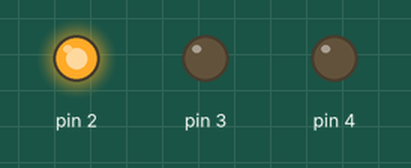
Recording of a sketch running on a simulated Arduino Uno, built with avr-gcc and run on an emulated ATmega328P. Parts: output pins drawn as LEDs (lit = HIGH).

Above: at 5.0 s.
At 15.0 s:
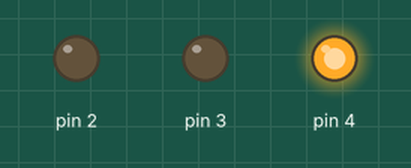
At 21.5 s:
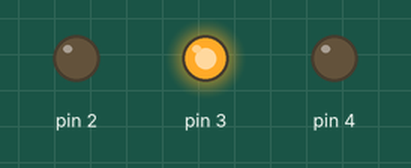
Timing chart, 0 to 29.9 s (numbered marks = the images above):
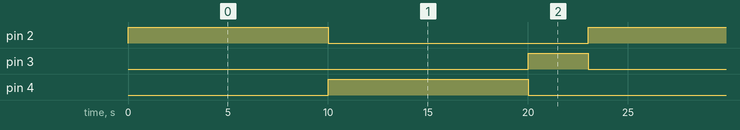

Measured:
- by itself, pin 2, pin 4: alternates HIGH for 10.0 s and LOW for 13.0 s
- by itself, pin 3: alternates HIGH for 3.0 s and LOW for 20.0 s
- by itself, everything shown: repeats every 23.0 s, in 4 steps

The sketch:

TrafficLight_Mini_Auto_V8.ino
```cpp
void setup() {
  //sets up pins 2,3,4 as outputs
  pinMode(2, OUTPUT);
  pinMode(3, OUTPUT);
  pinMode(4, OUTPUT);
}

void loop() {
  // do RED for 10sec, green for 10sec, and yellow for 3sec.
digitalWrite(2 , HIGH);
delay(10000);
digitalWrite(2 ,LOW);
digitalWrite(4 ,HIGH);
delay(10000);
digitalWrite(4 ,LOW);
digitalWrite(3 ,HIGH);
delay(3000);
digitalWrite(3 , LOW);
}
```
